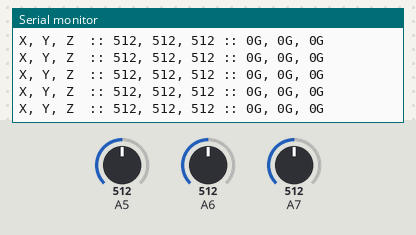
The sketch below on a simulated Arduino Nano, built with avr-gcc and run on an emulated ATmega328P. On the bench: the last lines printed to the serial monitor. Inputs (shaded band) come from the test bench; at power-on: A7 = 512, A5 = 512, A6 = 512.

Above: at 4.2 s.
4.3 s: A7 set to 107
At 4.53 s:
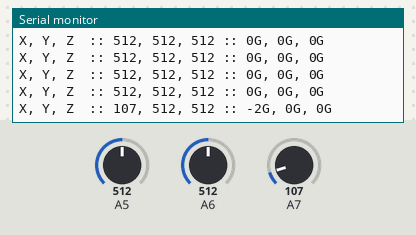
7.3 s: A7 set to 95
At 7.44 s:
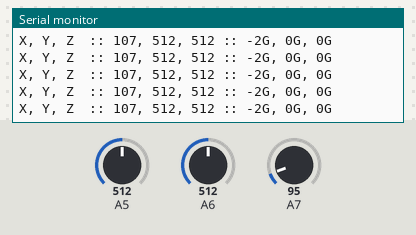
Timing chart, 0 to 10.3 s (numbered marks = the images above; inputs shaded):
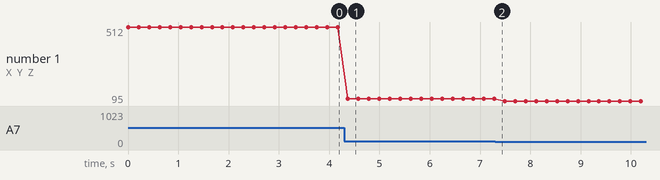

Measured:
- after the input at 4.3 s, the serial monitor: prints a new line after 0.07 s (image 1)
- plotted number 1: 512 → 107 after the input at 4.3 s, 107 → 95 after the input at 7.3 s

The sketch:

adxl335.ino
```cpp
const int xInput = A7;
const int yInput = A6;
const int zInput = A5;

// initialize minimum and maximum Raw Ranges for each axis
int RawMin = 0;
int RawMax = 1023;

// Take multiple samples to reduce noise
const int sampleSize = 10;

void setup()
{
  analogReference(EXTERNAL);
  Serial.begin(9600);
}

void loop()
{
  //Read raw values
  int xRaw = ReadAxis(xInput);
  int yRaw = ReadAxis(yInput);
  int zRaw = ReadAxis(zInput);

  // Convert raw values to 'milli-Gs"
  long xScaled = map(xRaw, RawMin, RawMax, -3000, 3000);
  long yScaled = map(yRaw, RawMin, RawMax, -3000, 3000);
  long zScaled = map(zRaw, RawMin, RawMax, -3000, 3000);

  // re-scale to fractional Gs
  float xAccel = xScaled / 1000.0;
  float yAccel = yScaled / 1000.0;
  float zAccel = zScaled / 1000.0;

  Serial.print("X, Y, Z  :: ");
  Serial.print(xRaw);
  Serial.print(", ");
  Serial.print(yRaw);
  Serial.print(", ");
  Serial.print(zRaw);
  Serial.print(" :: ");
  Serial.print(xAccel,0);
  Serial.print("G, ");
  Serial.print(yAccel,0);
  Serial.print("G, ");
  Serial.print(zAccel,0);
  Serial.println("G");

  delay(200);
}

// Take samples and return the average
int ReadAxis(int axisPin)
{
  long reading = 0;
  analogRead(axisPin);
  delay(1);
  for (int i = 0; i < sampleSize; i++)
  {
  reading += analogRead(axisPin);
  }
  return reading/sampleSize;
}
```
